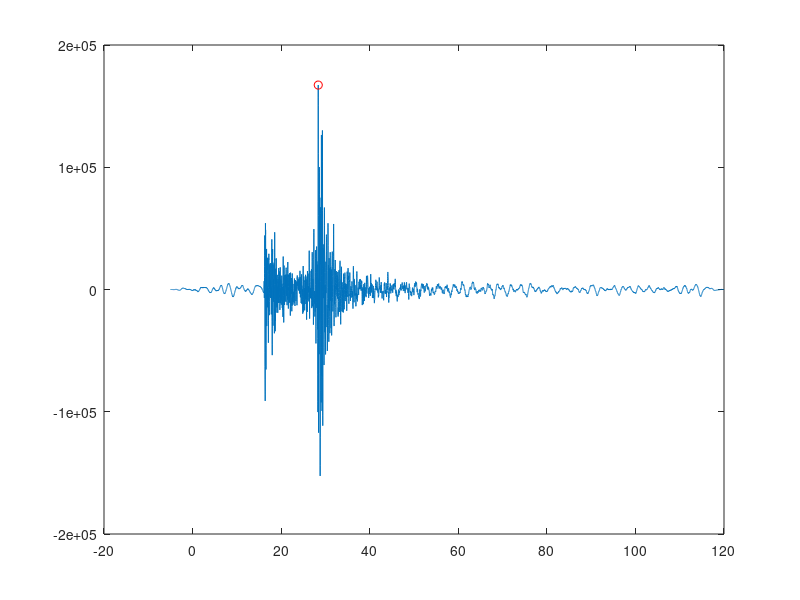

This chart was generated by the following MATLAB code:
%% question 1
clear all;
wf = load('wave.txt');
tic
plot(wf(:,1),wf(:,2));
[y, I] = max(abs(wf(:,2)));

hold on
plot(wf(I,1),wf(I,2),'or');
toc
%% question 2
clear all;
wf = load('wave.txt');
max_value = 0;
index = 0;
data = wf(:,2);
tic
for i = 1 : length(data)
    if max_value < abs(data(i))
       max_value = abs(data(i));
       index = i;
    end
end
toc
%max_value
%index
